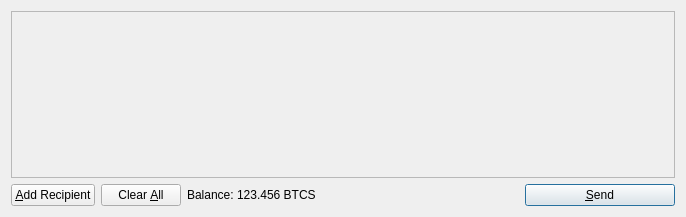
<?xml version="1.0" encoding="UTF-8"?>
<ui version="4.0">
 <class>SendCoinsDialog</class>
 <widget class="QDialog" name="SendCoinsDialog">
  <property name="geometry">
   <rect>
    <x>0</x>
    <y>0</y>
    <width>686</width>
    <height>217</height>
   </rect>
  </property>
  <property name="windowTitle">
   <string>Send Coins</string>
  </property>
  <layout class="QVBoxLayout" name="verticalLayout">
   <item>
    <widget class="QScrollArea" name="scrollArea">
     <property name="widgetResizable">
      <bool>true</bool>
     </property>
     <widget class="QWidget" name="scrollAreaWidgetContents">
      <property name="geometry">
       <rect>
        <x>0</x>
        <y>0</y>
        <width>666</width>
        <height>162</height>
       </rect>
      </property>
      <layout class="QVBoxLayout" name="verticalLayout_2">
       <property name="margin">
        <number>0</number>
       </property>
       <item>
        <layout class="QVBoxLayout" name="entries">
         <property name="spacing">
          <number>6</number>
         </property>
        </layout>
       </item>
       <item>
        <spacer name="verticalSpacer">
         <property name="orientation">
          <enum>Qt::Vertical</enum>
         </property>
         <property name="sizeHint" stdset="0">
          <size>
           <width>20</width>
           <height>40</height>
          </size>
         </property>
        </spacer>
       </item>
      </layout>
     </widget>
    </widget>
   </item>
   <item>
    <layout class="QHBoxLayout" name="horizontalLayout">
     <item>
      <widget class="QPushButton" name="addButton">
       <property name="toolTip">
        <string>Send to multiple recipients at once</string>
       </property>
       <property name="text">
        <string>&amp;Add Recipient</string>
       </property>
       <property name="icon">
        <iconset resource="../bitcoin.qrc">
         <normaloff>:/icons/add</normaloff>:/icons/add</iconset>
       </property>
       <property name="autoDefault">
        <bool>false</bool>
       </property>
      </widget>
     </item>
     <item>
      <widget class="QPushButton" name="clearButton">
       <property name="sizePolicy">
        <sizepolicy hsizetype="Minimum" vsizetype="Fixed">
         <horstretch>0</horstretch>
         <verstretch>0</verstretch>
        </sizepolicy>
       </property>
       <property name="toolTip">
        <string>Remove all transaction fields</string>
       </property>
       <property name="text">
        <string>Clear &amp;All</string>
       </property>
       <property name="icon">
        <iconset resource="../bitcoin.qrc">
         <normaloff>:/icons/remove</normaloff>:/icons/remove</iconset>
       </property>
       <property name="autoRepeatDelay">
        <number>300</number>
       </property>
       <property name="autoDefault">
        <bool>false</bool>
       </property>
      </widget>
     </item>
     <item>
      <layout class="QHBoxLayout" name="horizontalLayout_2">
       <property name="spacing">
        <number>3</number>
       </property>
       <item>
        <widget class="QLabel" name="label">
         <property name="text">
          <string>Balance:</string>
         </property>
        </widget>
       </item>
       <item>
        <widget class="QLabel" name="labelBalance">
         <property name="cursor">
          <cursorShape>IBeamCursor</cursorShape>
         </property>
         <property name="text">
          <string>123.456 BTCS</string>
         </property>
         <property name="textInteractionFlags">
          <set>Qt::LinksAccessibleByMouse|Qt::TextSelectableByKeyboard|Qt::TextSelectableByMouse</set>
         </property>
        </widget>
       </item>
      </layout>
     </item>
     <item>
      <spacer name="horizontalSpacer">
       <property name="orientation">
        <enum>Qt::Horizontal</enum>
       </property>
       <property name="sizeHint" stdset="0">
        <size>
         <width>40</width>
         <height>20</height>
        </size>
       </property>
      </spacer>
     </item>
     <item>
      <widget class="QPushButton" name="sendButton">
       <property name="minimumSize">
        <size>
         <width>150</width>
         <height>0</height>
        </size>
       </property>
       <property name="toolTip">
        <string>Confirm the send action</string>
       </property>
       <property name="text">
        <string>&amp;Send</string>
       </property>
       <property name="icon">
        <iconset resource="../bitcoin.qrc">
         <normaloff>:/icons/send</normaloff>:/icons/send</iconset>
       </property>
       <property name="default">
        <bool>true</bool>
       </property>
      </widget>
     </item>
    </layout>
   </item>
  </layout>
 </widget>
 <resources>
  <include location="../bitcoin.qrc"/>
 </resources>
 <connections/>
</ui>
